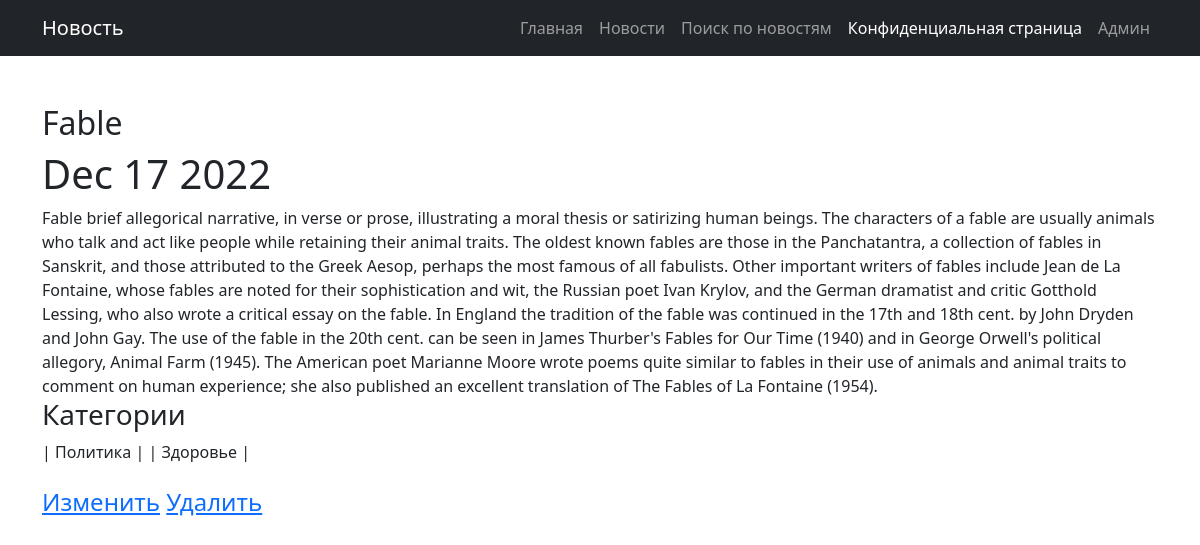
/post/articles/4, run on the app's committed database.
### news/models.py (models this page shows, shortened)
class Post(models.Model):
    post_var = models.CharField(max_length = 8, choices = chois, default = articles)
    post_time = models.DateTimeField(auto_now_add = True)
    header = models.CharField(max_length = 64)
    text = models.TextField()
    post_rating = models.IntegerField(default = 0)
    author = models.ForeignKey('Author', on_delete = models.CASCADE)
    category = models.ManyToManyField('Category', through = 'PostCategory')

class Category(models.Model):
    category_name = models.CharField(max_length = 32, unique = True)

### news/views.py (the view)
# urls.py: path('<str:post_var>/<int:pk>', NewsDetail.as_view(), name = 'news_detail'),
class NewsDetail(DetailView):
    model = Post
    template_name = 'new.html'
    context_object_name = 'new'
    def get_context_data(self, **kwargs):
        context = super().get_context_data(**kwargs)
        context['category'] = PostCategory.objects.filter(post = self.kwargs['pk']).values('category__category_name')
        return context

### news/templatetags/custom_filters.py (called while the page is built)
@register.filter()
def censor(value):
    censor_list = ('cricket', 'ball', 'soccer')
    value = value.split()
    cens_value = ''
    for val in value:
        if val.lower() not in censor_list:
            cens_value = cens_value + val + ' '
        else:
            cens_value = cens_value + val.replace(val[1::], '*'*(len(val)-1)) + ' '
    return f'{cens_value}'

### templates/new.html (shortened to what this page needs)
{% extends 'flatpages/default.html' %}
{% load custom_filters %}
{% block title_navbar %}
Новость
{% endblock title_navbar %}
{% block content %}
    <h2>{{ new.header|censor }}</h2>  <h1>{{ new.post_time|date:'M d Y' }}</h1>
    {{ new.text|censor }}
    <br>
    <h3>Категории</h3>
    {% for cat in category %}
    | {{ cat.category__category_name }} |
    {% endfor %}
    <br><br>
    <h4><a href=http://127.0.0.1:8000/post/{{ new.post_var }}/{{ new.pk }}/update>Изменить</a>
        <a href=http://127.0.0.1:8000/post/{{ new.post_var }}/{{ new.pk }}/delete>Удалить</a></h4>
{% endblock content %}

### data on the page
Post: header|censor "Fable", post_time "Dec 17 2022", text|censor "Fable brief allegorical narrative, in verse or prose, illustrating a moral thesis or satirizing human beings. The characters of a fable are usually animals who talk and act like people while retaining their animal traits. The oldest known fables are those in the Panchatantra, a collection of fables in Sanskrit, and those attributed to the Greek Aesop, perhaps the most famous of all fabulists. Other important writers of fables include Jean de La Fontaine, whose fables are noted for their sophistication and wit, the Russian poet Ivan Krylov, and the German dramatist and critic Gotthold Lessing, who also wrote a critical essay on the fable. In England the tradition of the fable was continued…"
Category: category__category_name "Политика"
Category: category__category_name "Здоровье"
